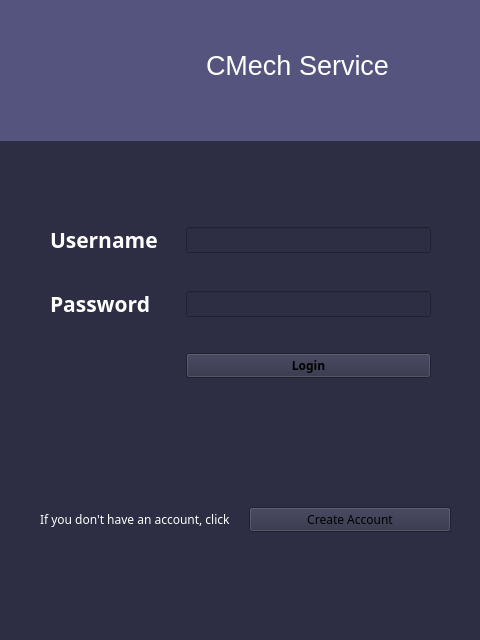
<?xml version="1.0" encoding="UTF-8"?>
<ui version="4.0">
 <class>MainWindow</class>
 <widget class="QMainWindow" name="MainWindow">
  <property name="geometry">
   <rect>
    <x>0</x>
    <y>0</y>
    <width>480</width>
    <height>640</height>
   </rect>
  </property>
  <property name="windowTitle">
   <string>Login</string>
  </property>
  <property name="styleSheet">
   <string notr="true">background-color: rgb(45, 45, 68);</string>
  </property>
  <widget class="QWidget" name="centralwidget">
   <widget class="QWidget" name="gridLayoutWidget">
    <property name="geometry">
     <rect>
      <x>50</x>
      <y>210</y>
      <width>381</width>
      <height>184</height>
     </rect>
    </property>
    <layout class="QGridLayout" name="gridLayout">
     <property name="horizontalSpacing">
      <number>28</number>
     </property>
     <property name="verticalSpacing">
      <number>19</number>
     </property>
     <item row="0" column="1">
      <widget class="QLineEdit" name="username_input">
       <property name="font">
        <font>
         <family>Roboto Slab</family>
         <pointsize>10</pointsize>
        </font>
       </property>
       <property name="styleSheet">
        <string notr="true">color: rgb(255, 255, 255);</string>
       </property>
      </widget>
     </item>
     <item row="0" column="0">
      <widget class="QLabel" name="label_username">
       <property name="font">
        <font>
         <family>Roboto Slab</family>
         <pointsize>16</pointsize>
         <weight>75</weight>
         <bold>true</bold>
        </font>
       </property>
       <property name="text">
        <string>&lt;html&gt;&lt;head/&gt;&lt;body&gt;&lt;p&gt;&lt;span style=&quot; color:#ffffff;&quot;&gt;Username&lt;/span&gt;&lt;/p&gt;&lt;/body&gt;&lt;/html&gt;</string>
       </property>
      </widget>
     </item>
     <item row="1" column="0">
      <widget class="QLabel" name="labeL_password">
       <property name="font">
        <font>
         <family>Roboto Slab</family>
         <pointsize>16</pointsize>
         <weight>75</weight>
         <bold>true</bold>
        </font>
       </property>
       <property name="text">
        <string>&lt;html&gt;&lt;head/&gt;&lt;body&gt;&lt;p&gt;&lt;span style=&quot; color:#ffffff;&quot;&gt;Password&lt;/span&gt;&lt;/p&gt;&lt;/body&gt;&lt;/html&gt;</string>
       </property>
      </widget>
     </item>
     <item row="1" column="1">
      <widget class="QLineEdit" name="password_input">
       <property name="font">
        <font>
         <family>Roboto Slab</family>
         <pointsize>10</pointsize>
        </font>
       </property>
       <property name="styleSheet">
        <string notr="true">color: rgb(255, 255, 255);</string>
       </property>
       <property name="echoMode">
        <enum>QLineEdit::Password</enum>
       </property>
      </widget>
     </item>
     <item row="2" column="1">
      <layout class="QGridLayout" name="gridLayout_3">
       <item row="0" column="0">
        <widget class="QPushButton" name="push_login">
         <property name="font">
          <font>
           <family>Roboto Slab</family>
           <pointsize>9</pointsize>
           <weight>75</weight>
           <bold>true</bold>
          </font>
         </property>
         <property name="autoFillBackground">
          <bool>false</bool>
         </property>
         <property name="styleSheet">
          <string notr="true">/* PUSH BUTTON */
QPushButton {
    background-color: #F59AB6;
    color: white;
    border: none;
    border-radius: 7px;
    padding: 10px 20px;
}

QPushButton:hover {
	background-color: rgb(186, 117, 139);
}

QPushButton:pressed {
    background-color: rgb(109, 68, 81);
}
color: rgb(255, 255, 255);</string>
         </property>
         <property name="text">
          <string>Login</string>
         </property>
        </widget>
       </item>
      </layout>
     </item>
    </layout>
   </widget>
   <widget class="QLabel" name="label_4">
    <property name="geometry">
     <rect>
      <x>0</x>
      <y>-10</y>
      <width>531</width>
      <height>151</height>
     </rect>
    </property>
    <property name="styleSheet">
     <string notr="true">background-color: rgb(84, 84, 126);
</string>
    </property>
    <property name="text">
     <string/>
    </property>
   </widget>
   <widget class="QWidget" name="horizontalLayoutWidget">
    <property name="geometry">
     <rect>
      <x>40</x>
      <y>480</y>
      <width>411</width>
      <height>80</height>
     </rect>
    </property>
    <layout class="QHBoxLayout" name="horizontalLayout">
     <property name="spacing">
      <number>7</number>
     </property>
     <item>
      <widget class="QLabel" name="label_no_account">
       <property name="font">
        <font>
         <family>Roboto Slab</family>
         <weight>50</weight>
         <bold>false</bold>
        </font>
       </property>
       <property name="text">
        <string>&lt;html&gt;&lt;head/&gt;&lt;body&gt;&lt;p&gt;&lt;span style=&quot; color:#ffffff;&quot;&gt;If you don't have an account, click&lt;/span&gt;&lt;/p&gt;&lt;/body&gt;&lt;/html&gt;</string>
       </property>
      </widget>
     </item>
     <item>
      <widget class="QPushButton" name="push_create_account">
       <property name="font">
        <font>
         <family>Poppins</family>
         <pointsize>9</pointsize>
         <weight>50</weight>
         <bold>false</bold>
        </font>
       </property>
       <property name="styleSheet">
        <string notr="true">/* PUSH BUTTON */
QPushButton {
    background-color: rgb(80, 80, 122);
    color: white;
    border: none;
    border-radius: 7px;
    padding: 10px 20px;
}

QPushButton:hover {
	background-color: rgb(245, 154, 182);
}

QPushButton:pressed {
    background-color: rgb(109, 68, 81);
}

color: rgb(255, 255, 255);</string>
       </property>
       <property name="text">
        <string>Create Account</string>
       </property>
      </widget>
     </item>
    </layout>
   </widget>
   <widget class="QLabel" name="label">
    <property name="geometry">
     <rect>
      <x>206</x>
      <y>20</y>
      <width>241</width>
      <height>91</height>
     </rect>
    </property>
    <property name="styleSheet">
     <string notr="true">background-color: rgb(84, 84, 126);</string>
    </property>
    <property name="text">
     <string>&lt;html&gt;&lt;head/&gt;&lt;body&gt;&lt;p&gt;&lt;span style=&quot; font-size:20pt; color:#ffffff;&quot;&gt;CMech Service&lt;/span&gt;&lt;/p&gt;&lt;/body&gt;&lt;/html&gt;</string>
    </property>
   </widget>
   <widget class="QLabel" name="label_2">
    <property name="geometry">
     <rect>
      <x>20</x>
      <y>20</y>
      <width>171</width>
      <height>91</height>
     </rect>
    </property>
    <property name="styleSheet">
     <string notr="true">background-color: rgb(84, 84, 126);</string>
    </property>
    <property name="text">
     <string/>
    </property>
   </widget>
   <zorder>label_4</zorder>
   <zorder>gridLayoutWidget</zorder>
   <zorder>horizontalLayoutWidget</zorder>
   <zorder>label</zorder>
   <zorder>label_2</zorder>
  </widget>
  <widget class="QStatusBar" name="statusbar"/>
 </widget>
 <resources>
  <include location="../Pictures/feather/icon_resources.qrc"/>
  <include location="../Pictures/Pictures.qrc"/>
 </resources>
 <connections/>
</ui>
